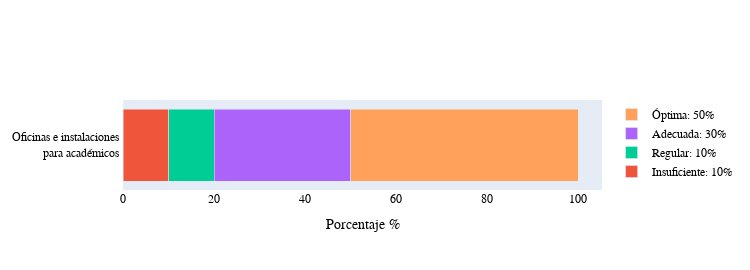

Write notebook code for a chart like this one.
### Code cell
opinion_offices(path_file_sorted)

### Figure 1 — Plotly figure (JSON) as saved in the notebook; plotly's stock layout.template omitted (floating-point values rounded to 4 significant figures)
{"data": [{"name": "Muy insuficiente: 9.1%", "orientation": "h", "type": "bar", "x": [], "y": ["Oficinas e instalaciones <br> para académicos "]}, {"name": "Insuficiente: 10%", "orientation": "h", "type": "bar", "x": [10], "y": ["Oficinas e instalaciones <br> para académicos "]}, {"name": "Regular: 10%", "orientation": "h", "type": "bar", "x": [10], "y": ["Oficinas e instalaciones <br> para académicos "]}, {"name": "Adecuada: 30%", "orientation": "h", "type": "bar", "x": [30], "y": ["Oficinas e instalaciones <br> para académicos "]}, {"name": "Óptima: 50%", "orientation": "h", "type": "bar", "x": [50], "y": ["Oficinas e instalaciones <br> para académicos "]}], "layout": {"barmode": "stack", "font": {"color": "black", "family": "Rockwell", "size": 12}, "height": 270, "legend": {"title": {"font": {"color": "green"}}}, "title": {"font": {"color": "black", "family": "Rockwell", "size": 12}, "text": ""}, "width": 750, "xaxis": {"title": {"text": "Porcentaje %"}}}}
